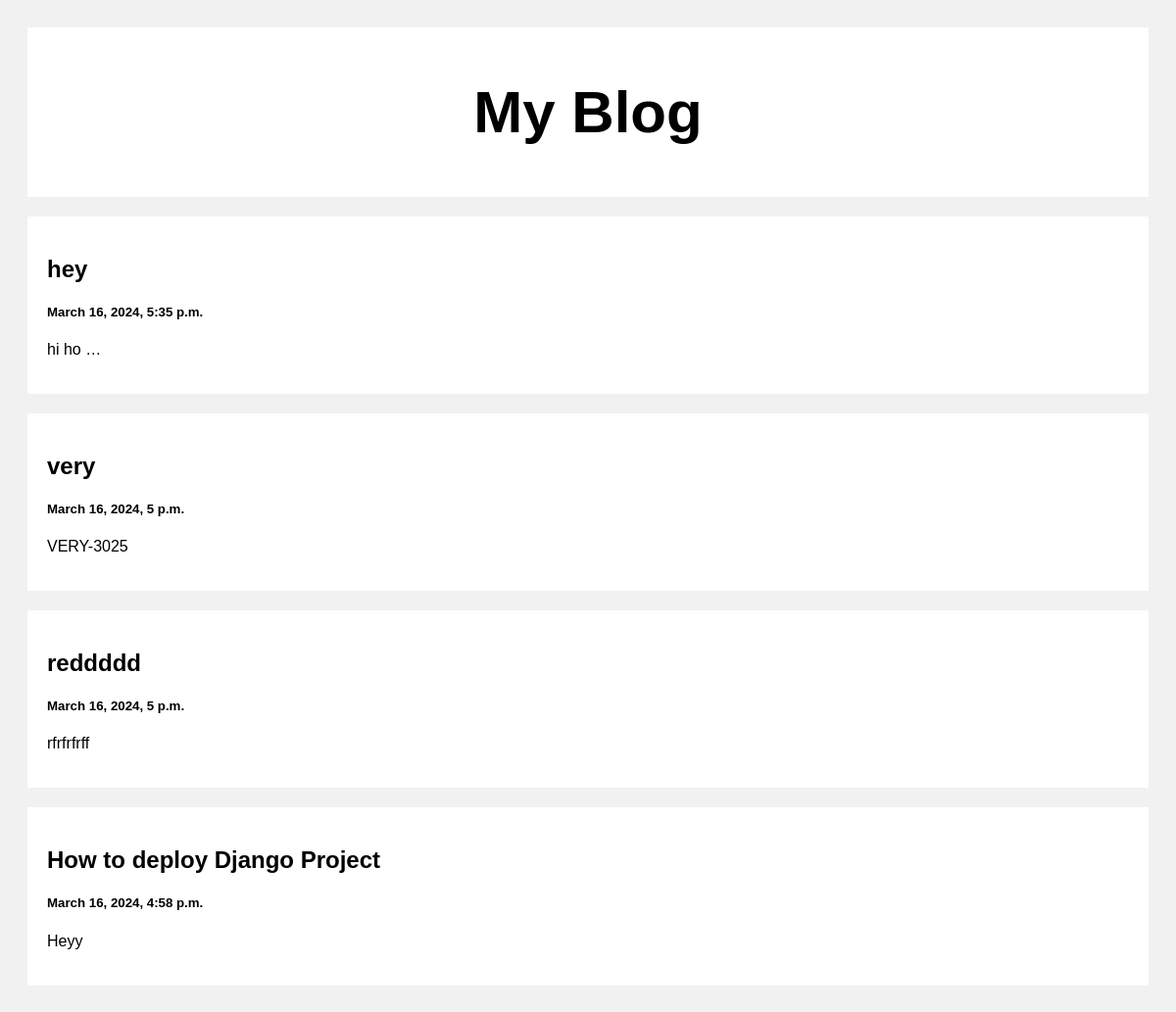
The page / on the database its author committed.
### Posts/models.py (models this page shows)
class Post(models.Model):
    Title = models.CharField(max_length=100)
    Body = models.CharField(max_length=100000000)
    created_at =models.DateTimeField(default=datetime.now,blank=True)

### Posts/views.py (the view)
# urls.py: path('',views.index,name='index'),
def index(request):
    posts = Post.objects.all()
    return render(request, 'index.html', {'posts': posts})

### Templates/index.html (shortened to what this page needs)
<!DOCTYPE html>
<html>
<head>
</head>
<body>
<div class="header">
  <h2>My Blog</h2>
</div>
<div class="row">
  <div class="leftcolumn">
    {% for post in posts reversed %}
    <div class="card">
      <a style = "text-decoration: None; color: black;" href="/post/{{post.id}}">
        <h2>{{post.Title}}</h2>
        <h5>{{post.created_at}}</h5>
        <p>{{post.Body|truncatewords:2}}</p>
      </a>
    </div>
    {% endfor %}
  </div>
</div>
</body>
</html>

### Templates/index.html (style rules this page uses)
* { box-sizing: border-box; }
body { font-family: Arial; padding: 20px; background: #f1f1f1; }
.header { padding: 2px; font-size: 40px; text-align: center; background: white; }
.leftcolumn { float: left; width: 100%; }
.card { background-color: white; padding: 20px; margin-top: 20px; }
.row:after { content: ""; display: table; clear: both; }

### rows shown on the page
Post: Title "hey", created_at "March 16, 2024, 5:35 p.m.", Body "hi ho …"
Post: Title "very", created_at "March 16, 2024, 5 p.m.", Body "VERY-3025"
Post: Title "reddddd", created_at "March 16, 2024, 5 p.m.", Body "rfrfrfrff"
Post: Title "How to deploy Django Project", created_at "March 16, 2024, 4:58 p.m.", Body "Heyy"
